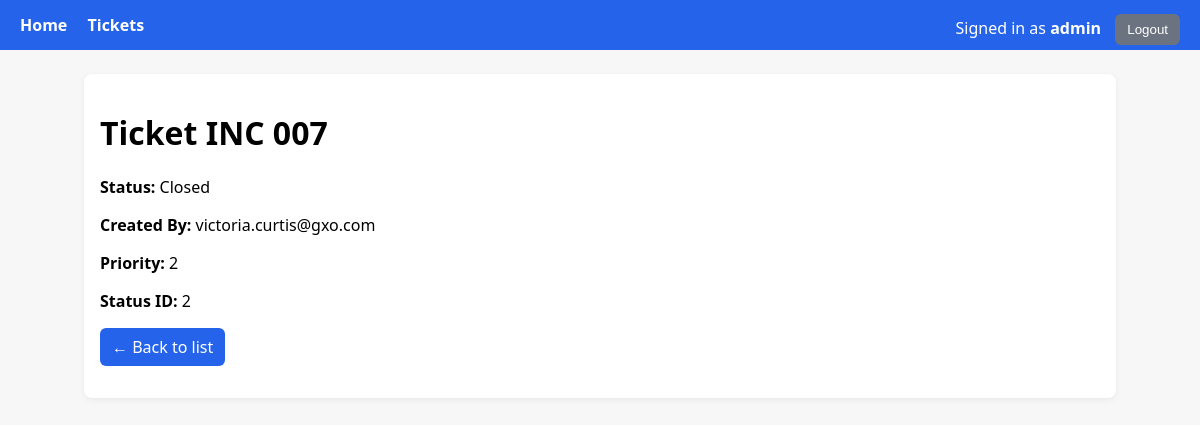
The app's page /INC 007 (signed in) with its own data.
### tables this page shows
CREATE TABLE users (
    id INTEGER PRIMARY KEY AUTOINCREMENT,
    username TEXT NOT NULL UNIQUE,
    password_hash TEXT NOT NULL,
    email TEXT UNIQUE,
    role_id INTEGER NOT NULL,
    created_at DATETIME DEFAULT CURRENT_TIMESTAMP,
    FOREIGN KEY (role_id) REFERENCES roles(id) ON UPDATE CASCADE ON DELETE RESTRICT
);

CREATE TABLE Tickets (
            Ticket      VARCHAR PRIMARY KEY,
            Status      VARCHAR,
            CreatedBy   VARCHAR,
            PriorityID  INTEGER,
            StatusID    VARCHAR
        , Description TEXT NULL);

### tickets/routes.py (the view)
@tickets_bp.get("/<ticket>")
@login_required
def detail(ticket):
    row = repo.get_ticket(ticket)
    if not row:
        return ("Not found", 404)
    return render_template("ticket_detail.html", row=row, user=get_current_user())

### auth/service.py (called while the page is built)
def get_current_user():
    user_id = session.get("user_id")
    if not user_id:
        return None
    sql = text("""
        SELECT id, username, email, role_id
        FROM users
        WHERE id = :id
        LIMIT 1
    """)
    with connect() as conn:
        row = conn.execute(sql, {"id": user_id}).mappings().first()
        if not row:
            return None
        return {
            "id": row["id"],
            "username": row["username"],
            "email": row["email"],
            "role_id": row["role_id"],
        }

### db.py (called while the page is built)
def get_engine():
    if _engine is None:
        raise RuntimeError("DB engine not initialised; call init_engine() first.")
    return _engine

@contextmanager
def connect():
    with get_engine().connect() as conn:
        yield conn

### tickets/repository.py (called while the page is built)
def get_ticket(ticket_id: str) -> Optional[Dict[str, Any]]:
    sql = text("""
        SELECT
            Ticket,
            Status,
            CreatedBy,
            PriorityID,
            StatusID,
            Description
        FROM Tickets
        WHERE Ticket = :t
    """)
    with connect() as conn:
        row = conn.execute(sql, {"t": ticket_id}).mappings().first()
        return dict(row) if row else None

### templates/ticket_detail.html (shortened to what this page needs)
{% extends "base.html" %}
{% block content %}
<h1>Ticket {{ row.Ticket }}</h1>
<p><strong>Status:</strong> {{ row.Status }}</p>
<p><strong>Created By:</strong> {{ row.CreatedBy }}</p>
<p><strong>Priority:</strong> {{ row.PriorityID }}</p>
<p><strong>Status ID:</strong> {{ row.StatusID }}</p>
<p>
  <a class="btn" href="{{ url_for('tickets.list') }}">← Back to list</a>
</p>
{% endblock %}

### templates/base.html (shortened to what this page needs)
<!doctype html>
<html>
<head>
</head>
<body>
<header>
  <nav>
    <a href="{{ url_for('home') }}">Home</a>
    <a href="{{ url_for('tickets.list') }}">Tickets</a>
    <span class="right">
      {% if session.get('user_id') %}
        <span style="margin-right:10px;">Signed in as <strong>{{ session.get('username') }}</strong></span>
        <form class="inline" method="post" action="{{ url_for('auth.logout') }}">
          <button class="btn secondary" type="submit">Logout</button>
        </form>
      {% else %}
        <a href="{{ url_for('auth.login_form') }}">Login</a>
        <a href="{{ url_for('auth.register_form') }}">Register</a>
      {% endif %}
    </span>
  </nav>
</header>
<main>
  {% block content %}{% endblock %}
</main>
</body>
</html>

### templates/base.html (style rules this page uses)
:root { --brand:#2563eb }
body { font-family: system-ui, Segoe UI, Roboto, Arial, sans-serif; margin:0; background:#f7f7f7; }
header { background: var(--brand); color:#fff; padding:14px 20px; }
header a { color:#fff; text-decoration:none; margin-right:16px; font-weight:600; }
main { max-width: 1000px; margin: 24px auto; padding: 16px; background:#fff; border-radius:8px; box-shadow:0 2px 6px rgba(0,0,0,.06); }
.btn { display:inline-block; background:#2563eb; color:#fff; padding:8px 12px; border-radius:6px; text-decoration:none; border:none; cursor:pointer; }
.btn.secondary { background:#6b7280; }
form.inline { display:inline; margin:0; }
.right { float:right; }

### records on screen
users: get "admin"
Tickets: Ticket "INC 007", Status "Closed", CreatedBy "victoria.curtis@gxo.com", PriorityID "2", StatusID "2"
